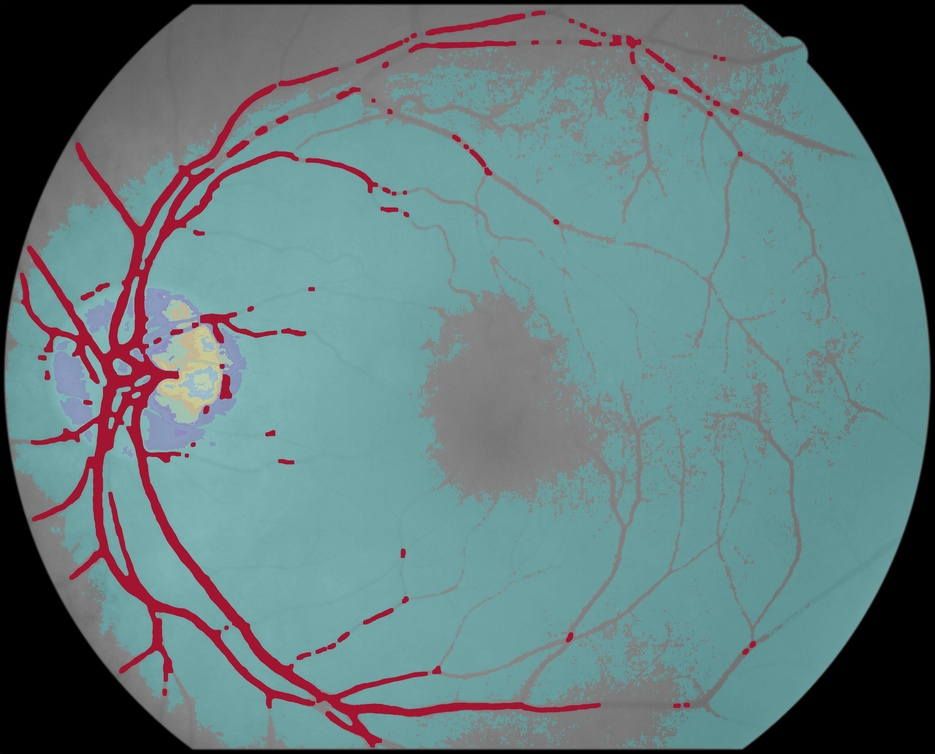
%> input picture PBL6/ProcesadoRFI/DetecciónGlaucoma/Codigo/Para ibai/Capilares_Y_Clusters_1505/image_0001.jpg, 935 x 754 px, shrunk from 3005 x 2424 before the run
$ octave --eval "result = CalcularMetricasCalidad(imread('../../../PBL6/ProcesadoRFI/DetecciónGlaucoma/Codigo/Para ibai/Capilares_Y_Clusters_1505/image_0001.jpg'));"   (GNU Octave 9; MATLAB toolbox functions it lacks are replaced by stand-ins)
%> lines starting %> are read from the running program, lines starting %| are printed output that depends on the picture
function [y1, y2, y3, y4, y5, y6] = CalcularMetricasCalidad(x)
    x = rgb2gray(x); % Convertir imagen a escala de grises.
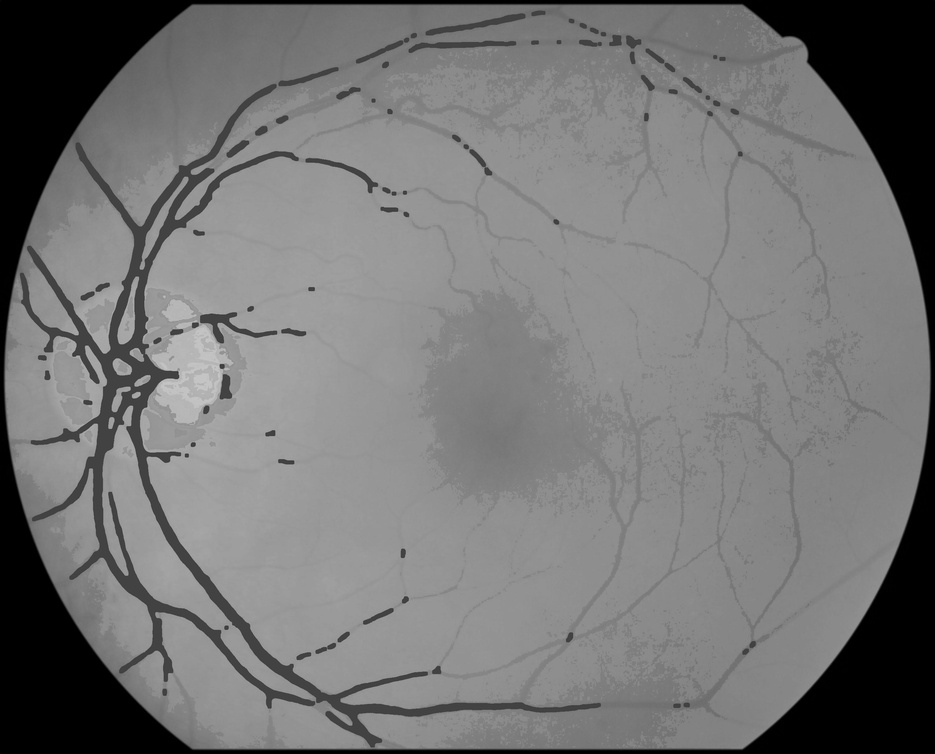
%> x: size 754x935 uint8; min 0, max 201, mean 116.5
    % Parametros para cuantificar el bajo contraste:
    y1 = entropy(x); % Calcular la entropia de la imagen.
%> y1 = 5.82
    y2 = max((x(:))) - min((x(:))); % Calcular el rango dinámico de la imagen.
%> y2 = 201
    y3 = std2(double(x(:))); % Calcular el contraste de la imagen
%> y3 = 50.55

    % Calcular el máximo, la media y la desviación estándar de la Laplaciana de la imagen:
    laplacian = imfilter(double(x), fspecial('laplacian'));
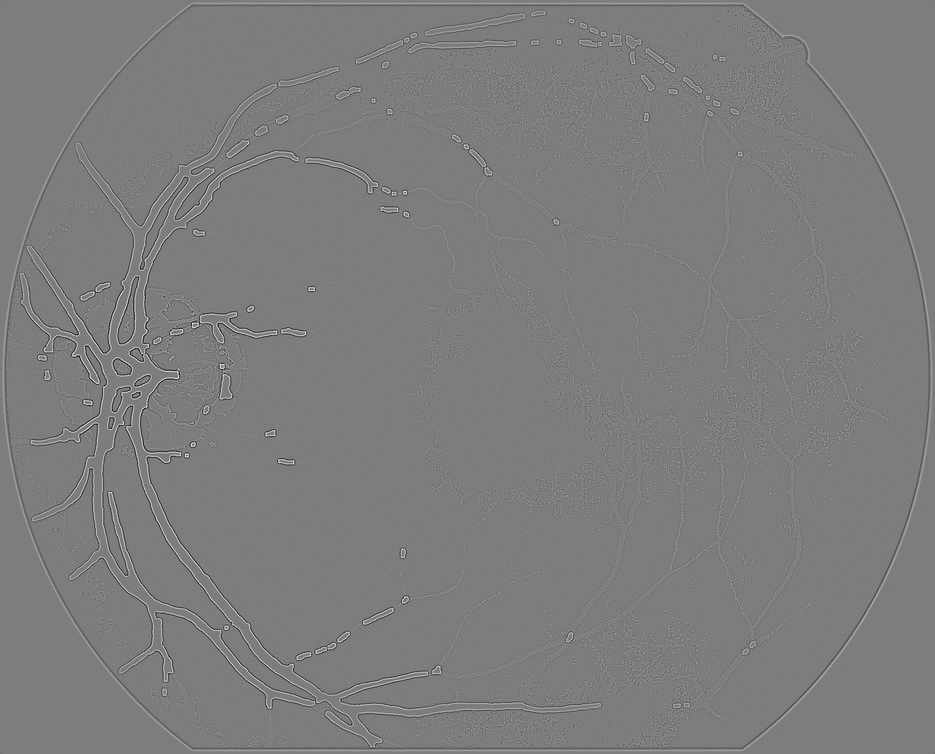
%> laplacian: size 754x935 double; min -154.2, max 159.8, mean 0; drawn with min black and max white
    y4 = max(laplacian(:));
%> y4 = 159.8
    y5 = mean(laplacian(:));
%> y5 = -0.000453
    y6 = std(laplacian(:));
%> y6 = 11.71
%> `result = CalcularMetricasCalidad(imread('../../../PBL6/ProcesadoRFI/De..`: result = 5.82
end

$ run again, on PBL6/ProcesadoRFI/DetecciónGlaucoma/Codigo/Para ibai/Capilares_Y_Clusters_1505/image_0008.jpg
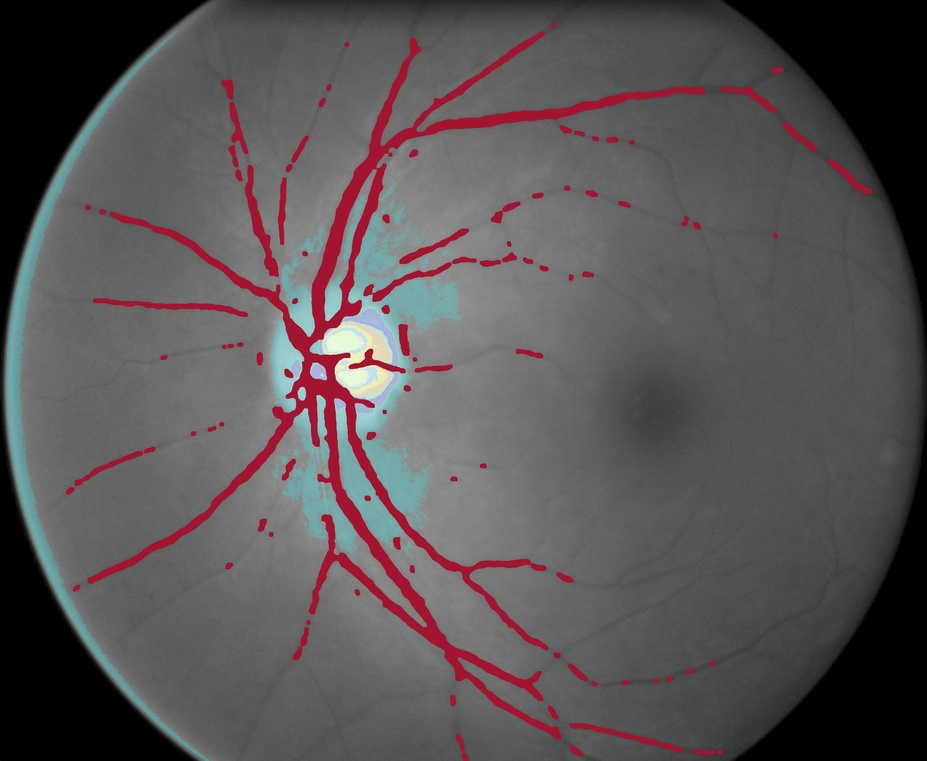
%> input picture PBL6/ProcesadoRFI/DetecciónGlaucoma/Codigo/Para ibai/Capilares_Y_Clusters_1505/image_0008.jpg, 927 x 761 px, shrunk from 3005 x 2468 before the run
%> in CalcularMetricasCalidad, `x = rgb2gray(x);`:
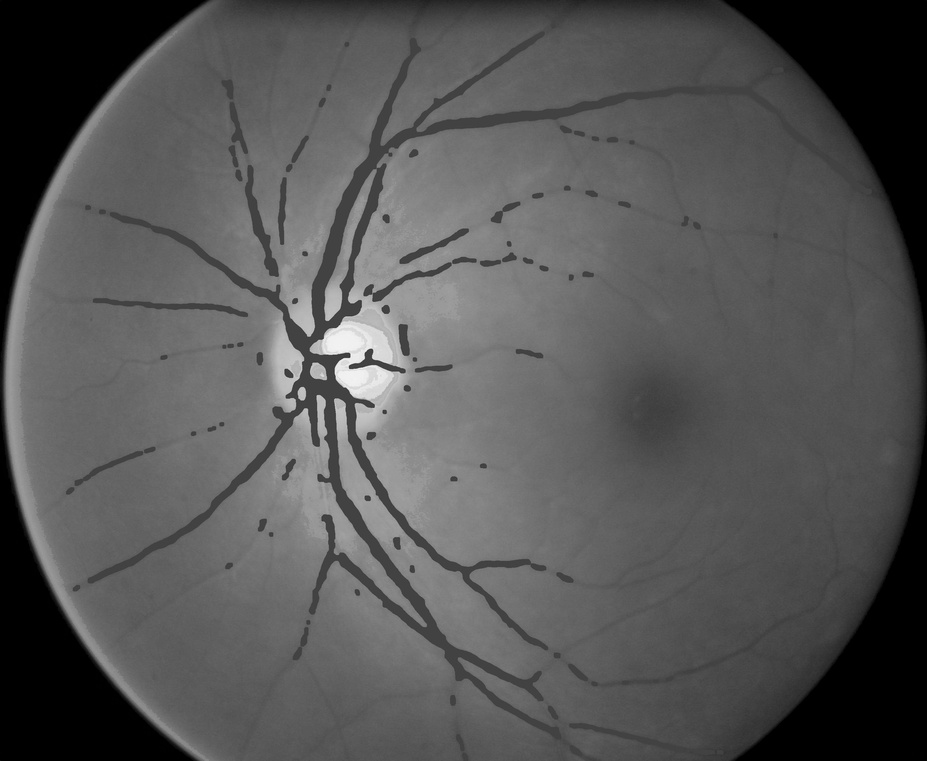
%> x: size 761x927 uint8; min 0, max 246, mean 85.4
%> y1 = 6.4
%> y2 = 246
%> y3 = 41.16
%> in CalcularMetricasCalidad, `laplacian = imfilter(double(x), fspecial('laplacian'));`:
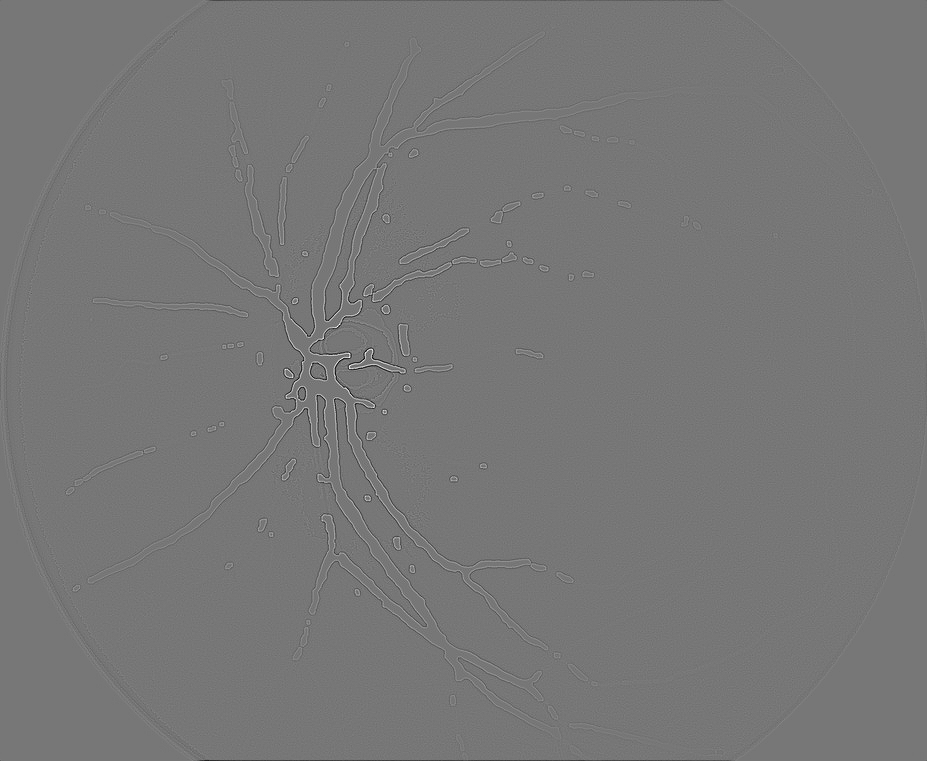
%> laplacian: size 761x927 double; min -190.5, max 217, mean -0.1; drawn with min black and max white
%> y4 = 217
%> y5 = -0.0939
%> y6 = 9.75
%> result = 6.4

$ run again, on PBL6/ProcesadoRFI/DetecciónGlaucoma/Codigo/Para ibai/Capilares_Y_Clusters_1505/image_0010.jpg
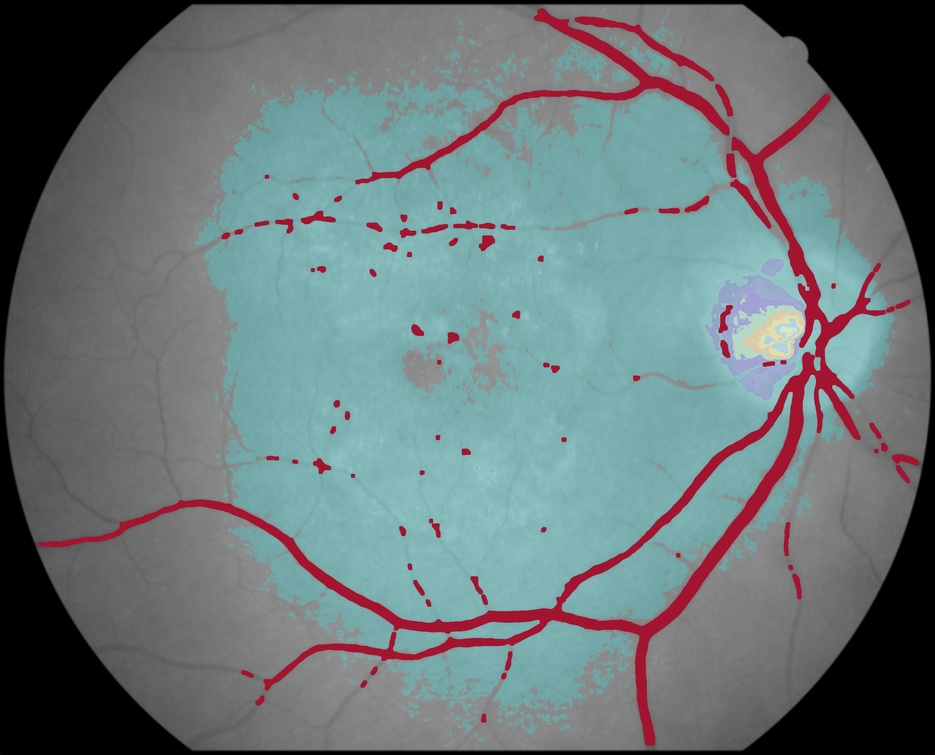
%> input picture PBL6/ProcesadoRFI/DetecciónGlaucoma/Codigo/Para ibai/Capilares_Y_Clusters_1505/image_0010.jpg, 935 x 755 px, shrunk from 3005 x 2425 before the run
%> in CalcularMetricasCalidad, `x = rgb2gray(x);`:
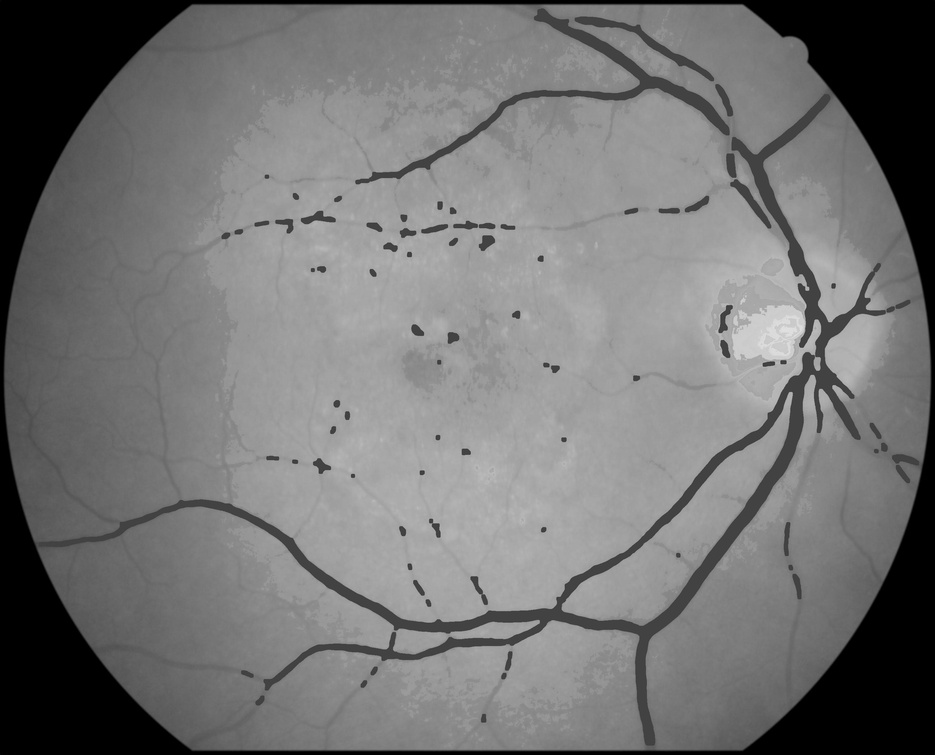
%> x: size 755x935 uint8; min 0, max 226, mean 115.5
%> y1 = 6.35
%> y2 = 226
%> y3 = 53.47
%> y4 = 167.5
%> y5 = -0.000312
%> y6 = 11.13
%> result = 6.35
